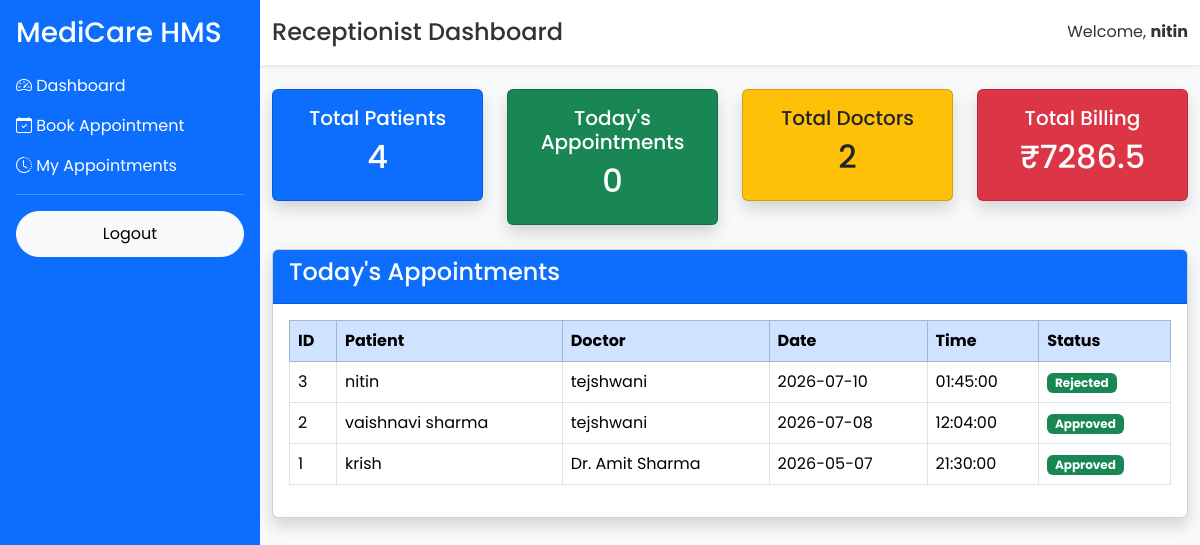
The app's page /receptionist/dashboard (signed in) with its own data.
### app/models/user.py (models this page shows, shortened)
class User(UserMixin, db.Model):
    __tablename__ = "users"
    id = db.Column(db.Integer, primary_key=True)
    full_name = db.Column(db.String(100), nullable=False)
    email = db.Column(db.String(120), unique=True, nullable=False)
    phone = db.Column(db.String(15), unique=True, nullable=True)
    password = db.Column(db.String(255), nullable=False)
    role = db.Column(db.String(20), default="patient")
    is_active = db.Column(db.Boolean, default=True)
    created_at = db.Column(db.DateTime, server_default=db.func.now())

### app/models/appointment.py (models this page shows)
class Appointment(db.Model):
    __tablename__ = "appointments"
    id = db.Column(db.Integer, primary_key=True)
    patient_id = db.Column(
        db.Integer,
        db.ForeignKey("users.id"),
        nullable=False
    )
    doctor_id = db.Column(
        db.Integer,
        db.ForeignKey("doctors.id"),
        nullable=False
    )
    appointment_date = db.Column(
        db.Date,
        nullable=False
    )
    appointment_time = db.Column(
        db.Time,
        nullable=False
    )
    reason = db.Column(db.Text)
    status = db.Column(
        db.String(20),
        default="Pending"
    )
    created_at = db.Column(
        db.DateTime,
        server_default=db.func.now()
    )
    patient = db.relationship(
        "User",
        foreign_keys=[patient_id]
    )
    doctor = db.relationship(
        "Doctor",
        foreign_keys=[doctor_id]
    )

### app/models/doctor.py (models this page shows, shortened)
class Doctor(db.Model):
    __tablename__ = "doctors"
    id = db.Column(db.Integer, primary_key=True)
    full_name = db.Column(db.String(100), nullable=False)
    specialization = db.Column(db.String(100), nullable=False)
    email = db.Column(db.String(120), unique=True)
    phone = db.Column(db.String(15))
    qualification = db.Column(db.String(100))
    experience = db.Column(db.Integer)
    consultation_fee = db.Column(db.Float)
    created_at = db.Column(
        db.DateTime,
        server_default=db.func.now()
    )

### app/routes/receptionist.py (the view)
@receptionist.route("/receptionist/dashboard")
@login_required
def receptionist_dashboard():
    patient_count = User.query.filter_by(role="patient").count()
    doctor_count = Doctor.query.count()
    appointment_count = Appointment.query.filter_by(
        appointment_date=date.today()
    ).count()
    bills = Billing.query.all()
    billing_total = sum(b.total for b in bills)
    appointments = Appointment.query.order_by(
        Appointment.appointment_date.desc()
    ).limit(10).all()
    return render_template(
        "receptionist/dashboard.html",
        patient_count=patient_count,
        doctor_count=doctor_count,
        appointment_count=appointment_count,
        billing_total=billing_total,
        appointments=appointments
    )

### app/templates/receptionist/dashboard.html (shortened to what this page needs)
{% extends "layout/dashboard_base.html" %}
{% block page_title %}
Receptionist Dashboard
{% endblock %}
{% block content %}
<div class="row">
    <div class="col-md-3">
        <div class="card bg-primary text-white shadow">
            <div class="card-body text-center">
                <h5>Total Patients</h5>
                <h2>{{ patient_count }}</h2>
            </div>
        </div>
    </div>
    <div class="col-md-3">
        <div class="card bg-success text-white shadow">
            <div class="card-body text-center">
                <h5>Today's Appointments</h5>
                <h2>{{ appointment_count }}</h2>
            </div>
        </div>
    </div>
    <div class="col-md-3">
        <div class="card bg-warning text-dark shadow">
            <div class="card-body text-center">
                <h5>Total Doctors</h5>
                <h2>{{ doctor_count }}</h2>
            </div>
        </div>
    </div>
    <div class="col-md-3">
        <div class="card bg-danger text-white shadow">
            <div class="card-body text-center">
                <h5>Total Billing</h5>
                <h2>₹{{ billing_total }}</h2>
            </div>
        </div>
    </div>
</div>
<br>
<div class="card shadow">
<div class="card-header bg-primary text-white">
<h4>Today's Appointments</h4>
</div>
<div class="card-body">
<table class="table table-bordered table-hover">
<thead class="table-primary">
<tr>
<th>ID</th>
<th>Patient</th>
<th>Doctor</th>
<th>Date</th>
<th>Time</th>
<th>Status</th>
</tr>
</thead>
<tbody>
{% for appointment in appointments %}
<tr>
<td>{{ appointment.id }}</td>
<td>{{ appointment.patient.full_name }}</td>
<td>{{ appointment.doctor.full_name }}</td>
<td>{{ appointment.appointment_date }}</td>
<td>{{ appointment.appointment_time }}</td>
<td>
<span class="badge bg-success">
{{ appointment.status }}
</span>
</td>
</tr>
{% else %}
<tr>
<td colspan="6" class="text-center">
No Appointments Found
</td>
</tr>
{% endfor %}
</tbody>
</table>
</div>
</div>
{% endblock %}

### app/templates/layout/dashboard_base.html (shortened to what this page needs)
<!DOCTYPE html>
<html lang="en">
<head>
<link href="https://cdn.jsdelivr.net/npm/bootstrap@5.3.3/dist/css/bootstrap.min.css" rel="stylesheet">
<link href="https://cdn.jsdelivr.net/npm/bootstrap-icons@1.11.3/font/bootstrap-icons.min.css" rel="stylesheet">
<link rel="stylesheet"
href="{{ url_for('static', filename='css/style.css') }}">
</head>
<body class="bg-light">
<div class="d-flex">
    <div class="bg-primary text-white p-3 vh-100" style="width:260px;">
        <h3 class="mb-4">
            MediCare HMS
        </h3>
       {% if current_user.role == "admin" %}
<a href="{{ url_for('admin.admin_dashboard') }}" class="d-block text-white text-decoration-none mb-3">
    <i class="bi bi-speedometer2"></i> Dashboard
</a>
<a href="{{ url_for('doctor.doctor_list') }}" class="d-block text-white text-decoration-none mb-3">
    <i class="bi bi-person-vcard"></i> Doctors
</a>
<a href="/admin/departments" class="d-block text-white text-decoration-none mb-3">
    <i class="bi bi-building"></i> Departments
</a>
<a href="/admin/appointments" class="d-block text-white text-decoration-none mb-3">
    <i class="bi bi-calendar-check"></i> Appointments
</a>
<a href="/admin/patients" class="d-block text-white text-decoration-none mb-3">
    <i class="bi bi-people"></i> Patients
</a>
<a href="/admin/billing" class="d-block text-white text-decoration-none mb-3">
    <i class="bi bi-receipt"></i> Billing
</a>
<a href="/admin/rooms" class="d-block text-white text-decoration-none mb-3">
    <i class="bi bi-door-open"></i> Rooms
</a>
<a href="/admin/beds" class="d-block text-white text-decoration-none mb-3">
    <i class="bi bi-grid-3x3-gap"></i> Beds
</a>
<a href="/admin/operation-theatres" class="d-block text-white text-decoration-none mb-3">
    <i class="bi bi-hospital"></i> Operation Theatre
</a>
<a href="/admin/reports" class="d-block text-white text-decoration-none mb-3">
    <i class="bi bi-bar-chart"></i> Reports
</a>
<a href="/admin/admissions" class="d-block text-white text-decoration-none mb-3">
    <i class="bi bi-hospital-fill"></i> Admissions
</a>
{% elif current_user.role == "patient" %}
<a href="/patient/dashboard" class="d-block text-white text-decoration-none mb-3">
    <i class="bi bi-speedometer2"></i> Dashboard
</a>
<a href="/appointments/book" class="d-block text-white text-decoration-none mb-3">
    <i class="bi bi-calendar-check"></i> Book Appointment
</a>
<a href="/appointments/my" class="d-block text-white text-decoration-none mb-3">
    <i class="bi bi-clock-history"></i> My Appointments
</a>
{% endif %}
        <hr>
        <a href="/logout" class="btn btn-light w-100">
            Logout
        </a>
    </div>
    <div class="flex-grow-1">
        <nav class="navbar navbar-light bg-white shadow-sm">
            <div class="container-fluid">
                <h4 class="mb-0">
                    {% block page_title %}{% endblock %}
                </h4>
                <span>
                    Welcome,
                    <strong>{{ current_user.full_name }}</strong>
                </span>
            </div>
        </nav>
        <div class="container-fluid mt-4">
            {% block content %}
            {% endblock %}
        </div>
    </div>
</div>
</body>
</html>

### app/static/css/style.css (style rules this page uses)
* { margin:0; padding:0; box-sizing:border-box; font-family:'Poppins',sans-serif; }
body { background:#f5f8fc; color:#333; }
.navbar { transition:.4s; padding:18px 0; }
.btn { border-radius:50px; padding:10px 22px; }

### records on screen
User: full_name "nitin"
Appointment: id "3", patient.full_name "nitin", doctor.full_name "tejshwani", appointment_date "2026-07-10", appointment_time "01:45:00", status "Rejected"
Appointment: id "2", patient.full_name "vaishnavi sharma", doctor.full_name "tejshwani", appointment_date "2026-07-08", appointment_time "12:04:00", status "Approved"
Appointment: id "1", patient.full_name "krish", doctor.full_name "Dr. Amit Sharma", appointment_date "2026-05-07", appointment_time "21:30:00", status "Approved"

### other values on screen
{{ patient_count }} "4"
{{ appointment_count }} "0"
{{ doctor_count }} "2"
{{ billing_total }} "7286.5"
